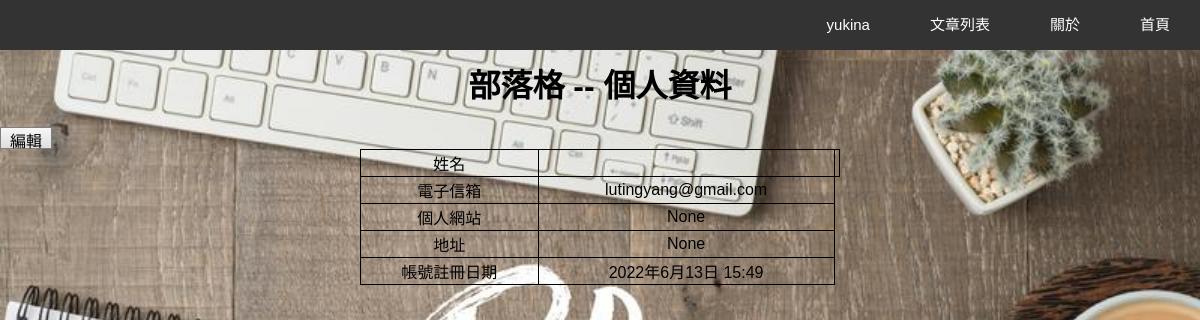
Before: /account/profile/1/ (signed in) with the older database file.
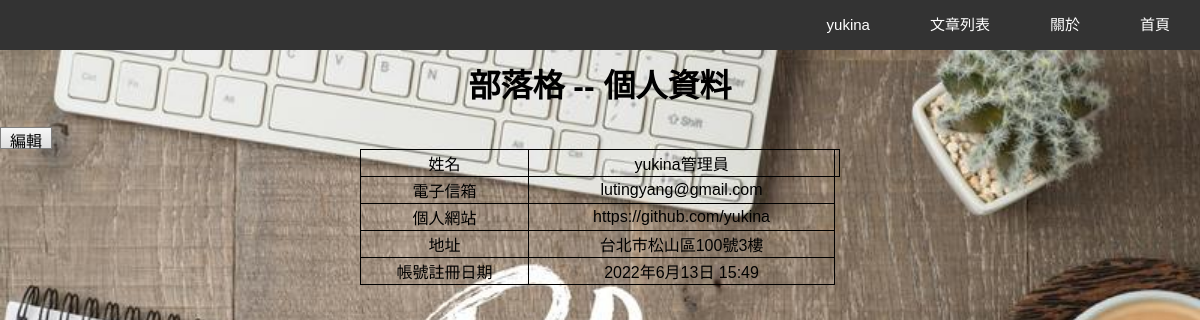
After: the same page with the newer database file.
### account/models.py (models this page shows, shortened)
class User(AbstractUser):
    fullName = models.CharField(max_length=128)
    website = models.URLField(blank=True, null=True)
    address = models.CharField(max_length=128, blank=True, null=True)

### account/views.py (the view)
# urls.py: path('profile/<int:id>/', views.profile, name='profile'),
@login_required
def profile(request, id):
    user = get_object_or_404(User, id=id)
    if request.method == 'GET':
        return render(request,'profile.html',{'user':user})

### templates/profile.html
{% extends 'base.html' %}
{% load static %}
{% block heading %}個人資料{% endblock %}
{% block content %}
    <link rel="stylesheet" href="{% static 'css/information.css' %}">
    <a class="btn" href="{% url 'account:profileUpdate' user.id %}">編輯</a>
    <div class="information">
        <table class="user">
            <tr>
                <td>姓名</td>
                <td>{{ user.fullName }}<td>
            </tr>
            <tr>
                <td>電子信箱</td>
                <td>{{ user.email }}</td>
            </tr>
            <tr>
                <td>個人網站</td>
                <td>{{ user.website }}</td>
            </tr>
            <tr>
                <td>地址</td>
                <td>{{ user.address }}</td>
            </tr>
            <tr>
                <td>帳號註冊日期</td>
                <td>{{ user.date_joined }}</td>
            </tr>
        </table>
    </div>
{% endblock %}

### templates/base.html (shortened to what this page needs)
<!doctype>
{% load static %}
<html>
    <head>
        <link rel="stylesheet" href="{% static 'css/main.css' %}">
        <link rel="stylesheet" href="{% static 'css/account.css' %}">
        <link rel="stylesheet" href="{% static 'css/about.css' %}">
    </head>
    <body>
        {% include 'menu.html' %}
        <h1>部落格 -- {% block heading %}{% endblock %}</h1>
        {% block content %}{% endblock %}
    </body>
</html>

### templates/menu.html (shortened to what this page needs)
{% load static %}
<link rel="stylesheet" href="{% static 'css/dropdown.css' %}">
<ul id="menu">
    <li>
        <a href="{% url 'main' %}">首頁</a>
    </li>
    <li>
        <a href="{% url 'about' %}">關於</a>
    </li>
    <li>
        <a href="{% url 'article' %}">文章列表</a>
    </li>
    {% if user.is_authenticated %}
    <li>
        <a>{{ user.username }}</a>
    </li>
    {% endif %}
</ul>

### static/css/main.css (style rules this page uses)
body { margin: 0; background: url('/static/img/background.jpg'); background-size: cover; font-family: Arial, Helvetica, sans-serif; }
h1 { text-align: center; padding-top: 5%; }
.btn { display: inline-block; color: black; text-align: center; text-decoration: none; border: thin solid gray; height: 20px; width: 50px; padding: 0%; background: linear-gradient(#f7f7f7, #dedede); }

### static/css/dropdown.css (style rules this page uses)
ul { margin: 0; padding: 0; list-style: none; float: right; position: relative; }
ul#menu { background-color: #333; display: inline-block; font-size: 15px; width: 100%; }
ul#menu li { position: relative; }
ul#menu > li { float: right; }
ul#menu a { background-color: #333; color: white; display: block; padding: 5px 30px; text-decoration: none; line-height: 40px; }

### static/css/information.css (style rules this page uses)
table { text-align: center; width: 40%; border-collapse: collapse; border: 1px; margin-left: auto; margin-right: auto; }
table td { text-align: center; border: solid 1px; }
.btn { text-align: center; height: 20px; width: 50px; padding: 0%; }

Changed rows visible on the page:
changed User "lutingyang@gmail.com": fullName (not shown) → "yukina管理員"; website "None" → "https://github.com/yukina"; address "None" → "台北市松山區100號3樓"
